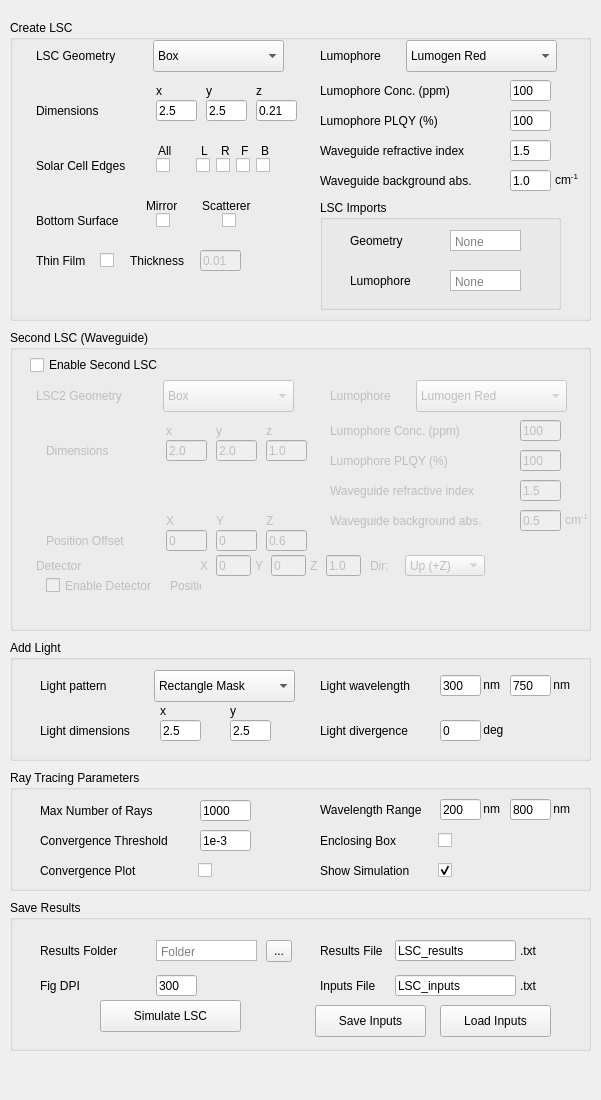
<?xml version="1.0" encoding="UTF-8"?>
<ui version="4.0">
 <class>testingQT</class>
 <widget class="QWidget" name="testingQT">
  <property name="geometry">
   <rect>
    <x>0</x>
    <y>0</y>
    <width>601</width>
    <height>1100</height>
   </rect>
  </property>
  <property name="windowTitle">
   <string>testingQT</string>
  </property>
  <widget class="QPushButton" name="pushButton">
   <property name="geometry">
    <rect>
     <x>100</x>
     <y>1000</y>
     <width>141</width>
     <height>32</height>
    </rect>
   </property>
   <property name="text">
    <string>Simulate LSC</string>
   </property>
  </widget>


  <widget class="QGroupBox" name="groupBox">
   <property name="geometry">
    <rect>
     <x>10</x>
     <y>20</y>
     <width>581</width>
     <height>301</height>
    </rect>
   </property>
   <property name="title">
    <string>Create LSC</string>
   </property>
   <widget class="QFrame" name="frame">
    <property name="geometry">
     <rect>
      <x>0</x>
      <y>20</y>
      <width>581</width>
      <height>281</height>
     </rect>
    </property>
    <widget class="QLabel" name="label_31">
     <property name="geometry">
      <rect>
       <x>196</x>
       <y>40</y>
       <width>21</width>
       <height>21</height>
      </rect>
     </property>
     <property name="text">
      <string>y</string>
     </property>
    </widget>
    <widget class="QCheckBox" name="checkBox_6">
     <property name="geometry">
      <rect>
       <x>246</x>
       <y>110</y>
       <width>21</width>
       <height>31</height>
      </rect>
     </property>
     <property name="text">
      <string/>
     </property>
    </widget>
    <widget class="QCheckBox" name="checkBox_5">
     <property name="geometry">
      <rect>
       <x>226</x>
       <y>110</y>
       <width>21</width>
       <height>31</height>
      </rect>
     </property>
     <property name="text">
      <string/>
     </property>
    </widget>
    <widget class="QLineEdit" name="lineEdit_13">
     <property name="geometry">
      <rect>
       <x>196</x>
       <y>60</y>
       <width>41</width>
       <height>21</height>
      </rect>
     </property>
     <property name="text">
      <string>2.5</string>
     </property>
     <property name="placeholderText">
      <string>x/y</string>
     </property>
    </widget>
    <widget class="QLabel" name="label_26">
     <property name="geometry">
      <rect>
       <x>251</x>
       <y>100</y>
       <width>16</width>
       <height>21</height>
      </rect>
     </property>
     <property name="text">
      <string>B</string>
     </property>
    </widget>
    <widget class="QLabel" name="label_25">
     <property name="geometry">
      <rect>
       <x>231</x>
       <y>100</y>
       <width>16</width>
       <height>21</height>
      </rect>
     </property>
     <property name="text">
      <string>F</string>
     </property>
    </widget>
    <widget class="QCheckBox" name="checkBox_2">
     <property name="geometry">
      <rect>
       <x>146</x>
       <y>170</y>
       <width>21</width>
       <height>21</height>
      </rect>
     </property>
     <property name="text">
      <string/>
     </property>
    </widget>
    <widget class="QLabel" name="label_20">
     <property name="geometry">
      <rect>
       <x>26</x>
       <y>170</y>
       <width>101</width>
       <height>21</height>
      </rect>
     </property>
     <property name="text">
      <string>Bottom Surface</string>
     </property>
    </widget>
    <widget class="QLabel" name="label_22">
     <property name="geometry">
      <rect>
       <x>148</x>
       <y>100</y>
       <width>21</width>
       <height>21</height>
      </rect>
     </property>
     <property name="text">
      <string>All</string>
     </property>
    </widget>
    <widget class="QLabel" name="label_2">
     <property name="geometry">
      <rect>
       <x>26</x>
       <y>60</y>
       <width>91</width>
       <height>21</height>
      </rect>
     </property>
     <property name="text">
      <string>Dimensions</string>
     </property>
    </widget>
    <widget class="QLabel" name="label_24">
     <property name="geometry">
      <rect>
       <x>211</x>
       <y>100</y>
       <width>16</width>
       <height>21</height>
      </rect>
     </property>
     <property name="text">
      <string>R</string>
     </property>
    </widget>
    <widget class="QLabel" name="label">
     <property name="geometry">
      <rect>
       <x>26</x>
       <y>5</y>
       <width>111</width>
       <height>21</height>
      </rect>
     </property>
     <property name="text">
      <string>LSC Geometry</string>
     </property>
    </widget>
    <widget class="QComboBox" name="comboBox">
     <property name="geometry">
      <rect>
       <x>143</x>
       <y>0</y>
       <width>131</width>
       <height>32</height>
      </rect>
     </property>
     <item>
      <property name="text">
       <string>Box</string>
      </property>
     </item>
     <item>
      <property name="text">
       <string>Cylinder</string>
      </property>
     </item>
     <item>
      <property name="text">
       <string>Sphere</string>
      </property>
     </item>
     <item>
      <property name="text">
       <string>Import Mesh</string>
      </property>
     </item>
    </widget>
    <widget class="QLabel" name="label_6">
     <property name="geometry">
      <rect>
       <x>26</x>
       <y>115</y>
       <width>111</width>
       <height>21</height>
      </rect>
     </property>
     <property name="text">
      <string>Solar Cell Edges</string>
     </property>
    </widget>
    <widget class="QLabel" name="label_23">
     <property name="geometry">
      <rect>
       <x>191</x>
       <y>100</y>
       <width>16</width>
       <height>21</height>
      </rect>
     </property>
     <property name="text">
      <string>L</string>
     </property>
    </widget>
    <widget class="QCheckBox" name="checkBox">
     <property name="geometry">
      <rect>
       <x>146</x>
       <y>110</y>
       <width>21</width>
       <height>31</height>
      </rect>
     </property>
     <property name="text">
      <string/>
     </property>
     <property name="checked">
      <bool>false</bool>
     </property>
    </widget>
    <widget class="QLineEdit" name="lineEdit_2">
     <property name="geometry">
      <rect>
       <x>246</x>
       <y>60</y>
       <width>41</width>
       <height>21</height>
      </rect>
     </property>
     <property name="text">
      <string>0.21</string>
     </property>
     <property name="placeholderText">
      <string>z</string>
     </property>
    </widget>
    <widget class="QLabel" name="label_28">
     <property name="geometry">
      <rect>
       <x>246</x>
       <y>40</y>
       <width>16</width>
       <height>21</height>
      </rect>
     </property>
     <property name="text">
      <string>z</string>
     </property>
    </widget>
    <widget class="QLineEdit" name="lineEdit">
     <property name="geometry">
      <rect>
       <x>146</x>
       <y>60</y>
       <width>41</width>
       <height>21</height>
      </rect>
     </property>
     <property name="text">
      <string>2.5</string>
     </property>
     <property name="placeholderText">
      <string>x/y</string>
     </property>
    </widget>
    <widget class="QComboBox" name="comboBox_2">
     <property name="geometry">
      <rect>
       <x>396</x>
       <y>0</y>
       <width>151</width>
       <height>32</height>
      </rect>
     </property>
     <item>
      <property name="text">
       <string>Lumogen Red</string>
      </property>
     </item>
     <item>
      <property name="text">
       <string>Import Custom</string>
      </property>
     </item>
     <item>
      <property name="text">
       <string>None</string>
      </property>
     </item>
    </widget>
    <widget class="QCheckBox" name="checkBox_3">
     <property name="geometry">
      <rect>
       <x>186</x>
       <y>110</y>
       <width>21</width>
       <height>31</height>
      </rect>
     </property>
     <property name="text">
      <string/>
     </property>
    </widget>
    <widget class="QCheckBox" name="checkBox_4">
     <property name="geometry">
      <rect>
       <x>206</x>
       <y>110</y>
       <width>21</width>
       <height>31</height>
      </rect>
     </property>
     <property name="text">
      <string/>
     </property>
    </widget>
    <widget class="QLabel" name="label_4">
     <property name="geometry">
      <rect>
       <x>310</x>
       <y>5</y>
       <width>91</width>
       <height>21</height>
      </rect>
     </property>
     <property name="text">
      <string>Lumophore</string>
     </property>
    </widget>
    <widget class="QLabel" name="label_27">
     <property name="geometry">
      <rect>
       <x>146</x>
       <y>40</y>
       <width>21</width>
       <height>21</height>
      </rect>
     </property>
     <property name="text">
      <string>x</string>
     </property>
    </widget>
    <widget class="QGroupBox" name="groupBox_5">
     <property name="geometry">
      <rect>
       <x>310</x>
       <y>160</y>
       <width>241</width>
       <height>110</height>
      </rect>
     </property>
     <property name="title">
      <string>LSC Imports</string>
     </property>
     <widget class="QPlainTextEdit" name="plainTextEdit">
      <property name="geometry">
       <rect>
        <x>130</x>
        <y>30</y>
        <width>71</width>
        <height>21</height>
       </rect>
      </property>
      <property name="sizePolicy">
       <sizepolicy hsizetype="Expanding" vsizetype="Expanding">
        <horstretch>0</horstretch>
        <verstretch>0</verstretch>
       </sizepolicy>
      </property>
      <property name="verticalScrollBarPolicy">
       <enum>Qt::ScrollBarAlwaysOff</enum>
      </property>
      <property name="horizontalScrollBarPolicy">
       <enum>Qt::ScrollBarAlwaysOff</enum>
      </property>
      <property name="lineWrapMode">
       <enum>QPlainTextEdit::NoWrap</enum>
      </property>
      <property name="readOnly">
       <bool>true</bool>
      </property>
      <property name="placeholderText">
       <string>None</string>
      </property>
     </widget>
     <widget class="QPlainTextEdit" name="plainTextEdit_4">
      <property name="geometry">
       <rect>
        <x>130</x>
        <y>70</y>
        <width>71</width>
        <height>21</height>
       </rect>
      </property>
      <property name="sizePolicy">
       <sizepolicy hsizetype="Expanding" vsizetype="Expanding">
        <horstretch>0</horstretch>
        <verstretch>0</verstretch>
       </sizepolicy>
      </property>
      <property name="verticalScrollBarPolicy">
       <enum>Qt::ScrollBarAlwaysOff</enum>
      </property>
      <property name="horizontalScrollBarPolicy">
       <enum>Qt::ScrollBarAlwaysOff</enum>
      </property>
      <property name="lineWrapMode">
       <enum>QPlainTextEdit::NoWrap</enum>
      </property>
      <property name="readOnly">
       <bool>true</bool>
      </property>
      <property name="placeholderText">
       <string>None</string>
      </property>
     </widget>
     <widget class="QLabel" name="label_16">
      <property name="geometry">
       <rect>
        <x>30</x>
        <y>30</y>
        <width>91</width>
        <height>21</height>
       </rect>
      </property>
      <property name="text">
       <string>Geometry</string>
      </property>
     </widget>
     <widget class="QLabel" name="label_21">
      <property name="geometry">
       <rect>
        <x>30</x>
        <y>70</y>
        <width>91</width>
        <height>21</height>
       </rect>
      </property>
      <property name="text">
       <string>Lumophore</string>
      </property>
     </widget>
    </widget>
    <widget class="QCheckBox" name="checkBox_19">
     <property name="geometry">
      <rect>
       <x>212</x>
       <y>170</y>
       <width>21</width>
       <height>21</height>
      </rect>
     </property>
     <property name="text">
      <string/>
     </property>
    </widget>
    <widget class="QLabel" name="label_80">
     <property name="geometry">
      <rect>
       <x>136</x>
       <y>155</y>
       <width>41</width>
       <height>21</height>
      </rect>
     </property>
     <property name="text">
      <string>Mirror</string>
     </property>
    </widget>
    <widget class="QLabel" name="label_81">
     <property name="geometry">
      <rect>
       <x>192</x>
       <y>155</y>
       <width>61</width>
       <height>21</height>
      </rect>
     </property>
     <property name="text">
      <string>Scatterer</string>
     </property>
    </widget>
    <widget class="QLabel" name="label_49">
     <property name="geometry">
      <rect>
       <x>310</x>
       <y>40</y>
       <width>151</width>
       <height>21</height>
      </rect>
     </property>
     <property name="text">
      <string>Lumophore Conc. (ppm)</string>
     </property>
    </widget>
    <widget class="QLineEdit" name="lineEdit_20">
     <property name="geometry">
      <rect>
       <x>500</x>
       <y>40</y>
       <width>41</width>
       <height>21</height>
      </rect>
     </property>
     <property name="text">
      <string>100</string>
     </property>
     <property name="placeholderText">
      <string>x/y</string>
     </property>
    </widget>
    <widget class="QLineEdit" name="lineEdit_23">
     <property name="geometry">
      <rect>
       <x>500</x>
       <y>130</y>
       <width>41</width>
       <height>21</height>
      </rect>
     </property>
     <property name="text">
      <string>1.0</string>
     </property>
     <property name="placeholderText">
      <string>x/y</string>
     </property>
    </widget>
    <widget class="QLabel" name="label_51">
     <property name="geometry">
      <rect>
       <x>310</x>
       <y>130</y>
       <width>171</width>
       <height>21</height>
      </rect>
     </property>
     <property name="text">
      <string>Waveguide background abs.</string>
     </property>
    </widget>
    <widget class="QLabel" name="label_55">
     <property name="geometry">
      <rect>
       <x>545</x>
       <y>130</y>
       <width>31</width>
       <height>21</height>
      </rect>
     </property>
     <property name="text">
      <string>&lt;html&gt;&lt;head/&gt;&lt;body&gt;&lt;p&gt;cm&lt;span style=&quot; vertical-align:super;&quot;&gt;-1&lt;/span&gt;&lt;/p&gt;&lt;/body&gt;&lt;/html&gt;</string>
     </property>
    </widget>
    <widget class="QLabel" name="label_32">
     <property name="geometry">
      <rect>
       <x>26</x>
       <y>210</y>
       <width>101</width>
       <height>21</height>
      </rect>
     </property>
     <property name="text">
      <string>Thin Film</string>
     </property>
    </widget>
    <widget class="QCheckBox" name="checkBox_7">
     <property name="geometry">
      <rect>
       <x>90</x>
       <y>210</y>
       <width>86</width>
       <height>20</height>
      </rect>
     </property>
     <property name="text">
      <string/>
     </property>
    </widget>
    <widget class="QLabel" name="label_33">
     <property name="geometry">
      <rect>
       <x>120</x>
       <y>210</y>
       <width>101</width>
       <height>21</height>
      </rect>
     </property>
     <property name="text">
      <string>Thickness</string>
     </property>
    </widget>
    <widget class="QLineEdit" name="lineEdit_14">
     <property name="enabled">
      <bool>false</bool>
     </property>
     <property name="geometry">
      <rect>
       <x>190</x>
       <y>210</y>
       <width>41</width>
       <height>21</height>
      </rect>
     </property>
     <property name="text">
      <string>0.01</string>
     </property>
    </widget>
    <widget class="QLabel" name="label_57">
     <property name="geometry">
      <rect>
       <x>310</x>
       <y>100</y>
       <width>181</width>
       <height>21</height>
      </rect>
     </property>
     <property name="text">
      <string>Waveguide refractive index</string>
     </property>
    </widget>
    <widget class="QLineEdit" name="lineEdit_24">
     <property name="geometry">
      <rect>
       <x>500</x>
       <y>100</y>
       <width>41</width>
       <height>21</height>
      </rect>
     </property>
     <property name="text">
      <string>1.5</string>
     </property>
     <property name="placeholderText">
      <string>x/y</string>
     </property>
    </widget>
    <widget class="QLabel" name="label_58">
     <property name="geometry">
      <rect>
       <x>310</x>
       <y>70</y>
       <width>151</width>
       <height>21</height>
      </rect>
     </property>
     <property name="text">
      <string>Lumophore PLQY (%)</string>
     </property>
    </widget>
    <widget class="QLineEdit" name="lineEdit_25">
     <property name="geometry">
      <rect>
       <x>500</x>
       <y>70</y>
       <width>41</width>
       <height>21</height>
      </rect>
     </property>
     <property name="text">
      <string>100</string>
     </property>
     <property name="placeholderText">
      <string>x/y</string>
     </property>
    </widget>
   </widget>
  </widget>

  <!-- NEW SECOND LSC GROUP BOX -->
  <widget class="QGroupBox" name="groupBox_secondLSC">
   <property name="geometry">
    <rect>
     <x>10</x>
     <y>330</y>
     <width>581</width>
     <height>301</height>
    </rect>
   </property>
   <property name="title">
    <string>Second LSC (Waveguide)</string>
   </property>
   <property name="enabled">
    <bool>true</bool>
   </property>
   
   <!-- Enable Second LSC Checkbox -->
   <widget class="QCheckBox" name="checkBox_secondLSC">
    <property name="geometry">
     <rect>
      <x>20</x>
      <y>25</y>
      <width>150</width>
      <height>20</height>
     </rect>
    </property>
    <property name="text">
     <string>Enable Second LSC</string>
    </property>
    <!-- ADD THESE PROPERTIES TO ENSURE IT'S ENABLED AND VISIBLE -->
    <property name="enabled">
     <bool>true</bool>
    </property>
    <property name="visible">
     <bool>true</bool>
    </property>
    <property name="checked">
     <bool>false</bool>
    </property>
   </widget>
   
   <widget class="QFrame" name="frame_2nd">
    <property name="geometry">
     <rect>
      <x>10</x>
      <y>50</y>
      <width>581</width>
      <height>276</height>
     </rect>
    </property>
    <property name="enabled">
     <bool>false</bool>
    </property>

    <!-- Detector Section -->
    <widget class="QLabel" name="label_detector">
    <property name="geometry">
    <rect>
    <x>16</x>
    <y>175</y>
    <width>111</width>
    <height>21</height>
    </rect>
    </property>
    <property name="text">
    <string>Detector</string>
    </property>
    </widget>

    <!-- Enable Detector Checkbox -->
    <widget class="QCheckBox" name="checkBox_detector">
    <property name="geometry">
    <rect>
    <x>26</x>
    <y>195</y>
    <width>111</width>
    <height>21</height>
    </rect>
    </property>
    <property name="text">
    <string>Enable Detector</string>
    </property>
    <property name="checked">
    <bool>false</bool>
    </property>
    </widget>

    <!-- Detector Position Controls -->
    <widget class="QLabel" name="label_detector_pos">
    <property name="geometry">
    <rect>
    <x>150</x>
    <y>195</y>
    <width>31</width>
    <height>21</height>
    </rect>
    </property>
    <property name="text">
    <string>Position:</string>
    </property>
    </widget>

    <widget class="QLabel" name="label_detector_X">
    <property name="geometry">
    <rect>
    <x>180</x>
    <y>175</y>
    <width>16</width>
    <height>21</height>
    </rect>
    </property>
    <property name="text">
    <string>X</string>
    </property>
    </widget>

    <widget class="QLineEdit" name="lineEdit_detectorX">
    <property name="geometry">
    <rect>
    <x>196</x>
    <y>175</y>
    <width>35</width>
    <height>21</height>
    </rect>
    </property>
    <property name="text">
    <string>0</string>
    </property>
    </widget>

    <widget class="QLabel" name="label_detector_Y">
    <property name="geometry">
    <rect>
    <x>235</x>
    <y>175</y>
    <width>16</width>
    <height>21</height>
    </rect>
    </property>
    <property name="text">
    <string>Y</string>
    </property>
    </widget>

    <widget class="QLineEdit" name="lineEdit_detectorY">
    <property name="geometry">
    <rect>
    <x>251</x>
    <y>175</y>
    <width>35</width>
    <height>21</height>
    </rect>
    </property>
    <property name="text">
    <string>0</string>
    </property>
    </widget>

    <widget class="QLabel" name="label_detector_Z">
    <property name="geometry">
    <rect>
    <x>290</x>
    <y>175</y>
    <width>16</width>
    <height>21</height>
    </rect>
    </property>
    <property name="text">
    <string>Z</string>
    </property>
    </widget>

    <widget class="QLineEdit" name="lineEdit_detectorZ">
    <property name="geometry">
    <rect>
    <x>306</x>
    <y>175</y>
    <width>35</width>
    <height>21</height>
    </rect>
    </property>
    <property name="text">
    <string>1.0</string>
    </property>
    </widget>

    <!-- Detector Direction Controls -->
    <widget class="QLabel" name="label_detector_dir">
    <property name="geometry">
    <rect>
    <x>350</x>
    <y>175</y>
    <width>31</width>
    <height>21</height>
    </rect>
    </property>
    <property name="text">
    <string>Dir:</string>
    </property>
    </widget>

    <widget class="QComboBox" name="comboBox_detector_dir">
    <property name="geometry">
    <rect>
    <x>385</x>
    <y>175</y>
    <width>80</width>
    <height>21</height>
    </rect>
    </property>
    <item>
    <property name="text">
    <string>Up (+Z)</string>
    </property>
    </item>
    <item>
    <property name="text">
    <string>Down (-Z)</string>
    </property>
    </item>
    <item>
    <property name="text">
    <string>Left (-X)</string>
    </property>
    </item>
    <item>
    <property name="text">
    <string>Right (+X)</string>
    </property>
    </item>
    <item>
    <property name="text">
    <string>Front (-Y)</string>
    </property>
    </item>
    <item>
    <property name="text">
    <string>Back (+Y)</string>
    </property>
    </item>
    </widget>

    <!-- LSC2 Geometry -->
    <widget class="QLabel" name="label_2nd">
     <property name="geometry">
      <rect>
       <x>16</x>
       <y>5</y>
       <width>111</width>
       <height>21</height>
      </rect>
     </property>
     <property name="text">
      <string>LSC2 Geometry</string>
     </property>
    </widget>
    
    <widget class="QComboBox" name="comboBox_2nd">
     <property name="geometry">
      <rect>
       <x>143</x>
       <y>0</y>
       <width>131</width>
       <height>32</height>
      </rect>
     </property>
     <item>
      <property name="text">
       <string>Box</string>
      </property>
     </item>
     <item>
      <property name="text">
       <string>Cylinder</string>
      </property>
     </item>
     <item>
      <property name="text">
       <string>Sphere</string>
      </property>
     </item>
     <item>
      <property name="text">
       <string>Import Mesh</string>
      </property>
     </item>
    </widget>
    
    <!-- LSC2 Dimensions -->
    <widget class="QLabel" name="label_2_2nd">
     <property name="geometry">
      <rect>
       <x>26</x>
       <y>60</y>
       <width>91</width>
       <height>21</height>
      </rect>
     </property>
     <property name="text">
      <string>Dimensions</string>
     </property>
    </widget>
    
    <widget class="QLabel" name="label_27_2nd">
     <property name="geometry">
      <rect>
       <x>146</x>
       <y>40</y>
       <width>21</width>
       <height>21</height>
      </rect>
     </property>
     <property name="text">
      <string>x</string>
     </property>
    </widget>
    
    <widget class="QLineEdit" name="lineEdit_2nd">
     <property name="geometry">
      <rect>
       <x>146</x>
       <y>60</y>
       <width>41</width>
       <height>21</height>
      </rect>
     </property>
     <property name="text">
      <string>2.0</string>
     </property>
     <property name="placeholderText">
      <string>x</string>
     </property>
    </widget>
    
    <widget class="QLabel" name="label_31_2nd">
     <property name="geometry">
      <rect>
       <x>196</x>
       <y>40</y>
       <width>21</width>
       <height>21</height>
      </rect>
     </property>
     <property name="text">
      <string>y</string>
     </property>
    </widget>
    
    <widget class="QLineEdit" name="lineEdit_13_2nd">
     <property name="geometry">
      <rect>
       <x>196</x>
       <y>60</y>
       <width>41</width>
       <height>21</height>
      </rect>
     </property>
     <property name="text">
      <string>2.0</string>
     </property>
     <property name="placeholderText">
      <string>y</string>
     </property>
    </widget>
    
    <widget class="QLabel" name="label_28_2nd">
     <property name="geometry">
      <rect>
       <x>246</x>
       <y>40</y>
       <width>16</width>
       <height>21</height>
      </rect>
     </property>
     <property name="text">
      <string>z</string>
     </property>
    </widget>
    
    <widget class="QLineEdit" name="lineEdit_2_2nd">
     <property name="geometry">
      <rect>
       <x>246</x>
       <y>60</y>
       <width>41</width>
       <height>21</height>
      </rect>
     </property>
     <property name="text">
      <string>1.0</string>
     </property>
     <property name="placeholderText">
      <string>z</string>
     </property>
    </widget>
    
    <!-- LSC2 Lumophore -->
    <widget class="QLabel" name="label_4_2nd">
     <property name="geometry">
      <rect>
       <x>310</x>
       <y>5</y>
       <width>91</width>
       <height>21</height>
      </rect>
     </property>
     <property name="text">
      <string>Lumophore</string>
     </property>
    </widget>
    
    <widget class="QComboBox" name="comboBox_2_2nd">
     <property name="geometry">
      <rect>
       <x>396</x>
       <y>0</y>
       <width>151</width>
       <height>32</height>
      </rect>
     </property>
     <item>
      <property name="text">
       <string>Lumogen Red</string>
      </property>
     </item>
     <item>
      <property name="text">
       <string>Import Custom</string>
      </property>
     </item>
     <item>
      <property name="text">
       <string>None</string>
      </property>
     </item>
    </widget>
    
    <!-- LSC2 Material Properties -->
    <widget class="QLabel" name="label_49_2nd">
     <property name="geometry">
      <rect>
       <x>310</x>
       <y>40</y>
       <width>151</width>
       <height>21</height>
      </rect>
     </property>
     <property name="text">
      <string>Lumophore Conc. (ppm)</string>
     </property>
    </widget>
    
    <widget class="QLineEdit" name="lineEdit_20_2nd">
     <property name="geometry">
      <rect>
       <x>500</x>
       <y>40</y>
       <width>41</width>
       <height>21</height>
      </rect>
     </property>
     <property name="text">
      <string>100</string>
     </property>
    </widget>
    
    <widget class="QLabel" name="label_58_2nd">
     <property name="geometry">
      <rect>
       <x>310</x>
       <y>70</y>
       <width>151</width>
       <height>21</height>
      </rect>
     </property>
     <property name="text">
      <string>Lumophore PLQY (%)</string>
     </property>
    </widget>
    
    <widget class="QLineEdit" name="lineEdit_25_2nd">
     <property name="geometry">
      <rect>
       <x>500</x>
       <y>70</y>
       <width>41</width>
       <height>21</height>
      </rect>
     </property>
     <property name="text">
      <string>100</string>
     </property>
    </widget>
    
    <widget class="QLabel" name="label_57_2nd">
     <property name="geometry">
      <rect>
       <x>310</x>
       <y>100</y>
       <width>181</width>
       <height>21</height>
      </rect>
     </property>
     <property name="text">
      <string>Waveguide refractive index</string>
     </property>
    </widget>
    
    <widget class="QLineEdit" name="lineEdit_24_2nd">
     <property name="geometry">
      <rect>
       <x>500</x>
       <y>100</y>
       <width>41</width>
       <height>21</height>
      </rect>
     </property>
     <property name="text">
      <string>1.5</string>
     </property>
    </widget>
    
    <widget class="QLabel" name="label_51_2nd">
     <property name="geometry">
      <rect>
       <x>310</x>
       <y>130</y>
       <width>171</width>
       <height>21</height>
      </rect>
     </property>
     <property name="text">
      <string>Waveguide background abs.</string>
     </property>
    </widget>
    
    <widget class="QLineEdit" name="lineEdit_23_2nd">
     <property name="geometry">
      <rect>
       <x>500</x>
       <y>130</y>
       <width>41</width>
       <height>21</height>
      </rect>
     </property>
     <property name="text">
      <string>0.5</string>
     </property>
    </widget>
    
    <widget class="QLabel" name="label_55_2nd">
     <property name="geometry">
      <rect>
       <x>545</x>
       <y>130</y>
       <width>31</width>
       <height>21</height>
      </rect>
     </property>
     <property name="text">
      <string>&lt;html&gt;&lt;head/&gt;&lt;body&gt;&lt;p&gt;cm&lt;span style=&quot; vertical-align:super;&quot;&gt;-1&lt;/span&gt;&lt;/p&gt;&lt;/body&gt;&lt;/html&gt;</string>
     </property>
    </widget>
    
    <!-- LSC2 Positioning -->
    <widget class="QLabel" name="label_positioning">
     <property name="geometry">
      <rect>
       <x>26</x>
       <y>150</y>
       <width>91</width>
       <height>21</height>
      </rect>
     </property>
     <property name="text">
      <string>Position Offset</string>
     </property>
    </widget>
    
    <widget class="QLabel" name="label_offsetX">
     <property name="geometry">
      <rect>
       <x>146</x>
       <y>130</y>
       <width>21</width>
       <height>21</height>
      </rect>
     </property>
     <property name="text">
      <string>X</string>
     </property>
    </widget>
    
    <widget class="QLineEdit" name="lineEdit_offsetX">
     <property name="geometry">
      <rect>
       <x>146</x>
       <y>150</y>
       <width>41</width>
       <height>21</height>
      </rect>
     </property>
     <property name="text">
      <string>0</string>
     </property>
    </widget>
    
    <widget class="QLabel" name="label_offsetY">
     <property name="geometry">
      <rect>
       <x>196</x>
       <y>130</y>
       <width>21</width>
       <height>21</height>
      </rect>
     </property>
     <property name="text">
      <string>Y</string>
     </property>
    </widget>
    
    <widget class="QLineEdit" name="lineEdit_offsetY">
     <property name="geometry">
      <rect>
       <x>196</x>
       <y>150</y>
       <width>41</width>
       <height>21</height>
      </rect>
     </property>
     <property name="text">
      <string>0</string>
     </property>
    </widget>
    
    <widget class="QLabel" name="label_offsetZ">
     <property name="geometry">
      <rect>
       <x>246</x>
       <y>130</y>
       <width>21</width>
       <height>21</height>
      </rect>
     </property>
     <property name="text">
      <string>Z</string>
     </property>
    </widget>
    
    <widget class="QLineEdit" name="lineEdit_offsetZ">
     <property name="geometry">
      <rect>
       <x>246</x>
       <y>150</y>
       <width>41</width>
       <height>21</height>
      </rect>
     </property>
     <property name="text">
      <string>0.6</string>
     </property>
    </widget>
    
    
   </widget>
  </widget>


  <widget class="QGroupBox" name="groupBox_2">
   <property name="geometry">
    <rect>
     <x>10</x>
     <y>640</y>
     <width>581</width>
     <height>121</height>
    </rect>
   </property>
   <property name="title">
    <string>Add Light</string>
   </property>
   <widget class="QLabel" name="label_5">
    <property name="geometry">
     <rect>
      <x>310</x>
      <y>35</y>
      <width>111</width>
      <height>21</height>
     </rect>
    </property>
    <property name="text">
     <string>Light wavelength</string>
    </property>
   </widget>
   <widget class="QLabel" name="label_7">
    <property name="geometry">
     <rect>
      <x>30</x>
      <y>35</y>
      <width>111</width>
      <height>21</height>
     </rect>
    </property>
    <property name="text">
     <string>Light pattern</string>
    </property>
   </widget>
   <widget class="QComboBox" name="comboBox_3">
    <property name="geometry">
     <rect>
      <x>144</x>
      <y>30</y>
      <width>141</width>
      <height>32</height>
     </rect>
    </property>
    <item>
     <property name="text">
      <string>Rectangle Mask</string>
     </property>
    </item>
    <item>
     <property name="text">
      <string>Circle Mask</string>
     </property>
    </item>
    <item>
     <property name="text">
      <string>Point Source</string>
     </property>
    </item>
   </widget>
   <widget class="QLabel" name="label_8">
    <property name="geometry">
     <rect>
      <x>310</x>
      <y>80</y>
      <width>111</width>
      <height>21</height>
     </rect>
    </property>
    <property name="text">
     <string>Light divergence</string>
    </property>
   </widget>
   <widget class="QLabel" name="label_10">
    <property name="geometry">
     <rect>
      <x>30</x>
      <y>80</y>
      <width>111</width>
      <height>21</height>
     </rect>
    </property>
    <property name="text">
     <string>Light dimensions</string>
    </property>
   </widget>
   <widget class="QLabel" name="label_11">
    <property name="geometry">
     <rect>
      <x>470</x>
      <y>80</y>
      <width>61</width>
      <height>20</height>
     </rect>
    </property>
    <property name="text">
     <string> deg</string>
    </property>
   </widget>
   <widget class="QLabel" name="label_12">
    <property name="geometry">
     <rect>
      <x>470</x>
      <y>35</y>
      <width>31</width>
      <height>20</height>
     </rect>
    </property>
    <property name="text">
     <string> nm</string>
    </property>
   </widget>
   <widget class="QLabel" name="label_13">
    <property name="geometry">
     <rect>
      <x>540</x>
      <y>35</y>
      <width>31</width>
      <height>20</height>
     </rect>
    </property>
    <property name="text">
     <string> nm</string>
    </property>
   </widget>
   <widget class="QLineEdit" name="lineEdit_3">
    <property name="geometry">
     <rect>
      <x>220</x>
      <y>80</y>
      <width>41</width>
      <height>21</height>
     </rect>
    </property>
    <property name="text">
     <string>2.5</string>
    </property>
    <property name="placeholderText">
     <string>y</string>
    </property>
   </widget>
   <widget class="QLineEdit" name="lineEdit_4">
    <property name="geometry">
     <rect>
      <x>150</x>
      <y>80</y>
      <width>41</width>
      <height>21</height>
     </rect>
    </property>
    <property name="text">
     <string>2.5</string>
    </property>
    <property name="placeholderText">
     <string>x</string>
    </property>
   </widget>
   <widget class="QLineEdit" name="lineEdit_5">
    <property name="geometry">
     <rect>
      <x>430</x>
      <y>35</y>
      <width>41</width>
      <height>21</height>
     </rect>
    </property>
    <property name="text">
     <string>300</string>
    </property>
    <property name="placeholderText">
     <string>min</string>
    </property>
   </widget>
   <widget class="QLineEdit" name="lineEdit_6">
    <property name="geometry">
     <rect>
      <x>500</x>
      <y>35</y>
      <width>41</width>
      <height>21</height>
     </rect>
    </property>
    <property name="text">
     <string>750</string>
    </property>
    <property name="placeholderText">
     <string>max</string>
    </property>
   </widget>
   <widget class="QLineEdit" name="lineEdit_7">
    <property name="geometry">
     <rect>
      <x>430</x>
      <y>80</y>
      <width>41</width>
      <height>21</height>
     </rect>
    </property>
    <property name="text">
     <string>0</string>
    </property>
   </widget>
   <widget class="QLabel" name="label_30">
    <property name="geometry">
     <rect>
      <x>150</x>
      <y>60</y>
      <width>21</width>
      <height>21</height>
     </rect>
    </property>
    <property name="text">
     <string>x</string>
    </property>
   </widget>
   <widget class="QLabel" name="label_29">
    <property name="geometry">
     <rect>
      <x>220</x>
      <y>60</y>
      <width>16</width>
      <height>21</height>
     </rect>
    </property>
    <property name="text">
     <string>y</string>
    </property>
   </widget>
  </widget>
  <widget class="QGroupBox" name="groupBox_3">
   <property name="geometry">
    <rect>
     <x>10</x>
     <y>770</y>
     <width>581</width>
     <height>121</height>
    </rect>
   </property>
   <property name="title">
    <string>Ray Tracing Parameters</string>
   </property>
   <widget class="QLabel" name="label_3">
    <property name="enabled">
     <bool>true</bool>
    </property>
    <property name="geometry">
     <rect>
      <x>310</x>
      <y>29</y>
      <width>131</width>
      <height>21</height>
     </rect>
    </property>
    <property name="text">
     <string>Wavelength Range</string>
    </property>
   </widget>
   <widget class="QLabel" name="label_9">
    <property name="geometry">
     <rect>
      <x>30</x>
      <y>30</y>
      <width>131</width>
      <height>21</height>
     </rect>
    </property>
    <property name="text">
     <string>Max Number of Rays</string>
    </property>
   </widget>
   <widget class="QLabel" name="label_15">
    <property name="geometry">
     <rect>
      <x>470</x>
      <y>29</y>
      <width>31</width>
      <height>20</height>
     </rect>
    </property>
    <property name="text">
     <string> nm</string>
    </property>
   </widget>
   <widget class="QLabel" name="label_14">
    <property name="geometry">
     <rect>
      <x>540</x>
      <y>29</y>
      <width>31</width>
      <height>20</height>
     </rect>
    </property>
    <property name="text">
     <string> nm</string>
    </property>
   </widget>
   <widget class="QLineEdit" name="lineEdit_8">
    <property name="geometry">
     <rect>
      <x>190</x>
      <y>30</y>
      <width>51</width>
      <height>21</height>
     </rect>
    </property>
    <property name="text">
     <string>1000</string>
    </property>
   </widget>
   <widget class="QLineEdit" name="lineEdit_10">
    <property name="geometry">
     <rect>
      <x>500</x>
      <y>29</y>
      <width>41</width>
      <height>21</height>
     </rect>
    </property>
    <property name="text">
     <string>800</string>
    </property>
    <property name="placeholderText">
     <string>max</string>
    </property>
   </widget>
   <widget class="QLineEdit" name="lineEdit_9">
    <property name="geometry">
     <rect>
      <x>430</x>
      <y>29</y>
      <width>41</width>
      <height>21</height>
     </rect>
    </property>
    <property name="text">
     <string>200</string>
    </property>
    <property name="placeholderText">
     <string>min</string>
    </property>
   </widget>
   <widget class="QLabel" name="label_48">
    <property name="geometry">
     <rect>
      <x>30</x>
      <y>90</y>
      <width>111</width>
      <height>21</height>
     </rect>
    </property>
    <property name="text">
     <string>Convergence Plot</string>
    </property>
   </widget>
   <widget class="QCheckBox" name="checkBox_21">
    <property name="geometry">
     <rect>
      <x>188</x>
      <y>90</y>
      <width>21</width>
      <height>21</height>
     </rect>
    </property>
    <property name="text">
     <string/>
    </property>
   </widget>
   <widget class="QCheckBox" name="checkBox_20">
    <property name="geometry">
     <rect>
      <x>428</x>
      <y>60</y>
      <width>21</width>
      <height>21</height>
     </rect>
    </property>
    <property name="text">
     <string/>
    </property>
   </widget>
   <widget class="QLabel" name="label_47">
    <property name="geometry">
     <rect>
      <x>310</x>
      <y>60</y>
      <width>101</width>
      <height>21</height>
     </rect>
    </property>
    <property name="text">
     <string>Enclosing Box</string>
    </property>
   </widget>
   <widget class="QLabel" name="label_50">
    <property name="geometry">
     <rect>
      <x>30</x>
      <y>60</y>
      <width>151</width>
      <height>21</height>
     </rect>
    </property>
    <property name="text">
     <string>Convergence Threshold</string>
    </property>
   </widget>
   <widget class="QLineEdit" name="lineEdit_21">
    <property name="geometry">
     <rect>
      <x>190</x>
      <y>60</y>
      <width>51</width>
      <height>21</height>
     </rect>
    </property>
    <property name="text">
     <string>1e-3</string>
    </property>
   </widget>
   <widget class="QLabel" name="label_56">
    <property name="geometry">
     <rect>
      <x>310</x>
      <y>90</y>
      <width>111</width>
      <height>21</height>
     </rect>
    </property>
    <property name="text">
     <string>Show Simulation</string>
    </property>
   </widget>
   <widget class="QCheckBox" name="checkBox_22">
    <property name="geometry">
     <rect>
      <x>428</x>
      <y>90</y>
      <width>21</width>
      <height>21</height>
     </rect>
    </property>
    <property name="text">
     <string/>
    </property>
    <property name="checked">
     <bool>true</bool>
    </property>
   </widget>
  </widget>
  <widget class="QGroupBox" name="groupBox_4">
   <property name="geometry">
    <rect>
     <x>10</x>
     <y>900</y>
     <width>581</width>
     <height>151</height>
    </rect>
   </property>
   <property name="title">
    <string>Save Results</string>
   </property>
   <widget class="QToolButton" name="toolButton">
    <property name="geometry">
     <rect>
      <x>256</x>
      <y>40</y>
      <width>26</width>
      <height>22</height>
     </rect>
    </property>
    <property name="text">
     <string>...</string>
    </property>
   </widget>
   <widget class="QPlainTextEdit" name="plainTextEdit_2">
    <property name="geometry">
     <rect>
      <x>146</x>
      <y>40</y>
      <width>101</width>
      <height>21</height>
     </rect>
    </property>
    <property name="sizePolicy">
     <sizepolicy hsizetype="Expanding" vsizetype="Expanding">
      <horstretch>0</horstretch>
      <verstretch>0</verstretch>
     </sizepolicy>
    </property>
    <property name="verticalScrollBarPolicy">
     <enum>Qt::ScrollBarAlwaysOff</enum>
    </property>
    <property name="horizontalScrollBarPolicy">
     <enum>Qt::ScrollBarAlwaysOff</enum>
    </property>
    <property name="lineWrapMode">
     <enum>QPlainTextEdit::NoWrap</enum>
    </property>
    <property name="readOnly">
     <bool>true</bool>
    </property>
    <property name="placeholderText">
     <string>Folder</string>
    </property>
   </widget>
   <widget class="QLabel" name="label_17">
    <property name="geometry">
     <rect>
      <x>510</x>
      <y>40</y>
      <width>45</width>
      <height>21</height>
     </rect>
    </property>
    <property name="text">
     <string>.txt</string>
    </property>
   </widget>
   <widget class="QLineEdit" name="lineEdit_11">
    <property name="geometry">
     <rect>
      <x>146</x>
      <y>75</y>
      <width>41</width>
      <height>21</height>
     </rect>
    </property>
    <property name="text">
     <string>300</string>
    </property>
    <property name="placeholderText">
     <string/>
    </property>
   </widget>
   <widget class="QLabel" name="label_18">
    <property name="geometry">
     <rect>
      <x>30</x>
      <y>75</y>
      <width>51</width>
      <height>21</height>
     </rect>
    </property>
    <property name="text">
     <string>Fig DPI</string>
    </property>
   </widget>
   <widget class="QLabel" name="label_19">
    <property name="geometry">
     <rect>
      <x>310</x>
      <y>40</y>
      <width>71</width>
      <height>21</height>
     </rect>
    </property>
    <property name="text">
     <string>Results File</string>
    </property>
   </widget>
   <widget class="QLineEdit" name="lineEdit_12">
    <property name="geometry">
     <rect>
      <x>385</x>
      <y>40</y>
      <width>121</width>
      <height>21</height>
     </rect>
    </property>
    <property name="text">
     <string>LSC_results</string>
    </property>
   </widget>
   <widget class="QLabel" name="label_52">
    <property name="geometry">
     <rect>
      <x>30</x>
      <y>40</y>
      <width>101</width>
      <height>21</height>
     </rect>
    </property>
    <property name="text">
     <string>Results Folder</string>
    </property>
   </widget>
   <widget class="QLineEdit" name="lineEdit_22">
    <property name="geometry">
     <rect>
      <x>385</x>
      <y>75</y>
      <width>121</width>
      <height>21</height>
     </rect>
    </property>
    <property name="text">
     <string>LSC_inputs</string>
    </property>
   </widget>
   <widget class="QLabel" name="label_53">
    <property name="geometry">
     <rect>
      <x>510</x>
      <y>75</y>
      <width>45</width>
      <height>21</height>
     </rect>
    </property>
    <property name="text">
     <string>.txt</string>
    </property>
   </widget>
   <widget class="QLabel" name="label_54">
    <property name="geometry">
     <rect>
      <x>310</x>
      <y>75</y>
      <width>61</width>
      <height>21</height>
     </rect>
    </property>
    <property name="text">
     <string>Inputs File</string>
    </property>
   </widget>
   <widget class="QPushButton" name="pushButton_2">
    <property name="geometry">
     <rect>
      <x>305</x>
      <y>105</y>
      <width>111</width>
      <height>32</height>
     </rect>
    </property>
    <property name="text">
     <string>Save Inputs</string>
    </property>
   </widget>
   <widget class="QPushButton" name="pushButton_3">
    <property name="geometry">
     <rect>
      <x>430</x>
      <y>105</y>
      <width>111</width>
      <height>32</height>
     </rect>
    </property>
    <property name="text">
     <string>Load Inputs</string>
    </property>
   </widget>
  </widget>
  <zorder>groupBox</zorder>
  <zorder>groupBox_secondLSC</zorder>
  <zorder>groupBox_2</zorder>
  <zorder>groupBox_3</zorder>
  <zorder>groupBox_4</zorder>
  <zorder>pushButton</zorder>
 </widget>
 <resources/>
 <connections/>
</ui>
